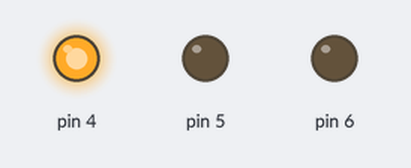
This sketch was run on a simulated Arduino Uno, built with avr-gcc and run on an emulated ATmega328P. Shown: output pins drawn as LEDs (lit = HIGH).

Above: at 15.0 s.
At 31.5 s:
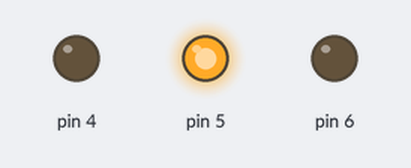
At 48.0 s:
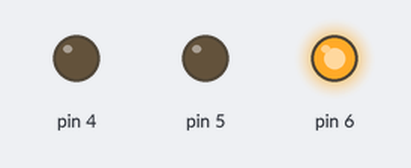
Timing chart, 0 to 81.9 s (numbered marks = the images above):
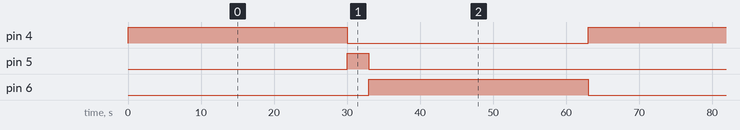

The sketch:

traffic_system1.ino
```cpp
// C++ code
//
void setup()
{
  pinMode(4, OUTPUT);
  pinMode(5, OUTPUT);
  pinMode(6, OUTPUT);

}

void loop()
{
  digitalWrite(4, HIGH);
  delay(30000);
  digitalWrite(4, LOW);

  digitalWrite(5, HIGH);
  delay(3000);
  digitalWrite(5, LOW);

  digitalWrite(6, HIGH);
  delay(30000);
  digitalWrite(6, LOW);
}
```

Measured:
- by itself, pin 4, pin 6: alternates HIGH for 30.0 s and LOW for 33.0 s
- by itself, pin 5: alternates HIGH for 3.0 s and LOW for 60.0 s
